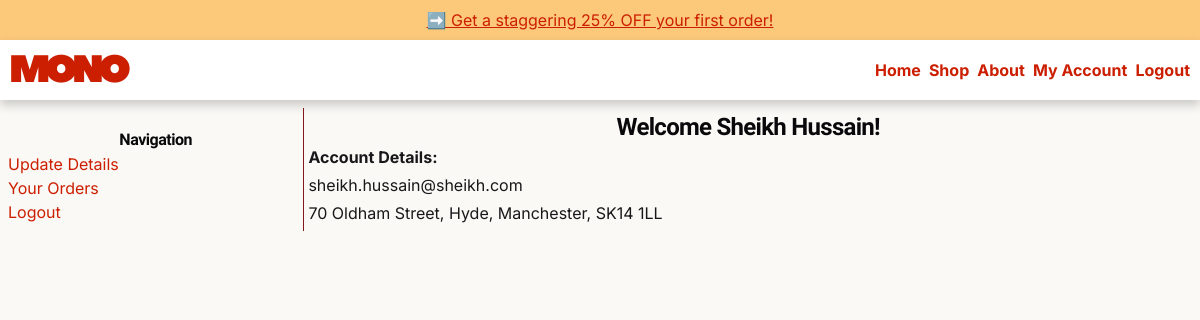
/account (signed in), run on the app's committed database.
### tables this page shows
CREATE TABLE "users" (
	"user_id"	INTEGER NOT NULL UNIQUE,
	"firstname"	TEXT NOT NULL,
	"surname"	TEXT NOT NULL,
	"email"	TEXT NOT NULL UNIQUE,
	"password"	TEXT NOT NULL,
	"address"	TEXT NOT NULL,
	"user_created_at"	TEXT NOT NULL,
	PRIMARY KEY("user_id" AUTOINCREMENT)
);

### app.py (the view)
@app.route("/account")
@login_required
def account():
    title = "My Account"
    user_id = session["user_id"]
    connection = connect_db()
    cursor = connection.cursor()
    cursor.execute("""SELECT * FROM users WHERE user_id = ?;""", (user_id,))
    user = cursor.fetchone()
    connection.close()
    return render_template("pages/customer/account.html", title=title, user=user)

### app.py (called while the page is built)
@app.after_request
def after_request(response):
    response.headers["Cache-Control"] = "no-cache, no-store, must-revalidate"
    response.headers["Expires"] = 0
    response.headers["Pragma"] = "no-cache"
    return response

### helpers.py (called while the page is built)
def connect_db():
    connection = sqlite3.connect("instance/shop.db", timeout=10)
    connection.execute("PRAGMA foreign_keys = ON")
    connection.row_factory = sqlite3.Row
    return connection

def login_required(f):
    @wraps(f)
    def decorated_function(*args, **kwargs):
        if session.get("user_id") is None:
            return redirect(url_for("login"))
        return f(*args, **kwargs)
    return decorated_function

### templates/pages/customer/account.html (shortened to what this page needs)
{% extends 'layout.html' %} {% block content %}
<section>
  <div class="flex w-full p-2">
    <div class="flex h-full w-1/2 flex-col lg:w-1/3">
      <h4 class="mt-5 text-center font-bold">Navigation</h4>
      <nav>
        <ul>
          <li><a href="#">Update Details</a></li>
          <li><a href="#">Your Orders</a></li>
          <li><a href=" {{url_for('logout')}} ">Logout</a></li>
        </ul>
      </nav>
    </div>
    <div class="h-full w-full border-l border-red-900 p-1">
      <h3 class="text-center">
        Welcome {{user['firstname']}} {{user['surname']}}!
      </h3>
      <p class="font-bold">Account Details:</p>
      <div>
        <p>{{user['email']}}</p>
        <p>{{user['address']}}</p>
      </div>
    </div>
  </div>
</section>
{% endblock %}

### data on the page
users: firstname "Sheikh", surname "Hussain", email "sheikh.hussain@sheikh.com", address "70 Oldham Street, Hyde, Manchester, SK14 1LL"
